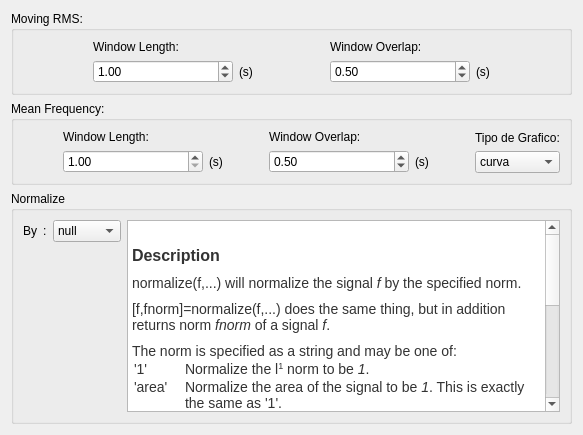
      <widget class="QWidget" name="tab">
       <attribute name="title">
        <string>Otros</string>
       </attribute>
       <layout class="QGridLayout" name="gridLayout_24">
        <item row="1" column="0" colspan="2">
         <widget class="QGroupBox" name="gbMeanFrequency">
          <property name="title">
           <string>Mean Frequency:</string>
          </property>
          <layout class="QGridLayout" name="gridLayout_23">
           <item row="0" column="5">
            <layout class="QVBoxLayout" name="verticalLayout_11">
             <item>
              <widget class="QLabel" name="label_15">
               <property name="text">
                <string>Tipo de Grafico:</string>
               </property>
              </widget>
             </item>
             <item>
              <widget class="QComboBox" name="comboTipo_MeanFreq">
               <item>
                <property name="text">
                 <string>curva</string>
                </property>
               </item>
               <item>
                <property name="text">
                 <string>colormap</string>
                </property>
               </item>
              </widget>
             </item>
            </layout>
           </item>
           <item row="0" column="1">
            <layout class="QVBoxLayout" name="verticalLayout_10">
             <item>
              <widget class="QLabel" name="label_13">
               <property name="text">
                <string>Window Length:</string>
               </property>
              </widget>
             </item>
             <item>
              <layout class="QHBoxLayout" name="horizontalLayout_25">
               <item>
                <widget class="QDoubleSpinBox" name="MeanFreq_Length">
                 <property name="minimumSize">
                  <size>
                   <width>140</width>
                   <height>0</height>
                  </size>
                 </property>
                 <property name="minimum">
                  <double>1.000000000000000</double>
                 </property>
                 <property name="value">
                  <double>1.000000000000000</double>
                 </property>
                </widget>
               </item>
               <item>
                <widget class="QLabel" name="label_14">
                 <property name="text">
                  <string>(s)</string>
                 </property>
                </widget>
               </item>
              </layout>
             </item>
            </layout>
           </item>
           <item row="0" column="2">
            <spacer name="horizontalSpacer_10">
             <property name="orientation">
              <enum>Qt::Horizontal</enum>
             </property>
             <property name="sizeHint" stdset="0">
              <size>
               <width>40</width>
               <height>20</height>
              </size>
             </property>
            </spacer>
           </item>
           <item row="0" column="3">
            <layout class="QVBoxLayout" name="verticalLayout_9">
             <item>
              <widget class="QLabel" name="label_11">
               <property name="text">
                <string>Window Overlap:</string>
               </property>
              </widget>
             </item>
             <item>
              <layout class="QHBoxLayout" name="horizontalLayout_24">
               <item>
                <widget class="QDoubleSpinBox" name="MeanFreq_overlap">
                 <property name="minimumSize">
                  <size>
                   <width>140</width>
                   <height>0</height>
                  </size>
                 </property>
                 <property name="value">
                  <double>0.500000000000000</double>
                 </property>
                </widget>
               </item>
               <item>
                <widget class="QLabel" name="label_12">
                 <property name="text">
                  <string>(s)</string>
                 </property>
                </widget>
               </item>
              </layout>
             </item>
            </layout>
           </item>
           <item row="0" column="0">
            <spacer name="horizontalSpacer_9">
             <property name="orientation">
              <enum>Qt::Horizontal</enum>
             </property>
             <property name="sizeHint" stdset="0">
              <size>
               <width>40</width>
               <height>20</height>
              </size>
             </property>
            </spacer>
           </item>
           <item row="0" column="4">
            <spacer name="horizontalSpacer_11">
             <property name="orientation">
              <enum>Qt::Horizontal</enum>
             </property>
             <property name="sizeHint" stdset="0">
              <size>
               <width>40</width>
               <height>20</height>
              </size>
             </property>
            </spacer>
           </item>
          </layout>
         </widget>
        </item>
        <item row="0" column="0" colspan="2">
         <widget class="QGroupBox" name="gbMovingRMS">
          <property name="title">
           <string>Moving RMS:</string>
          </property>
          <layout class="QGridLayout" name="gridLayout_12">
           <item row="0" column="4">
            <spacer name="horizontalSpacer_5">
             <property name="orientation">
              <enum>Qt::Horizontal</enum>
             </property>
             <property name="sizeHint" stdset="0">
              <size>
               <width>40</width>
               <height>20</height>
              </size>
             </property>
            </spacer>
           </item>
           <item row="0" column="2">
            <spacer name="horizontalSpacer_3">
             <property name="orientation">
              <enum>Qt::Horizontal</enum>
             </property>
             <property name="sizeHint" stdset="0">
              <size>
               <width>40</width>
               <height>20</height>
              </size>
             </property>
            </spacer>
           </item>
           <item row="0" column="3">
            <layout class="QVBoxLayout" name="verticalLayout">
             <item>
              <widget class="QLabel" name="label_3">
               <property name="text">
                <string>Window Overlap:</string>
               </property>
              </widget>
             </item>
             <item>
              <layout class="QHBoxLayout" name="horizontalLayout_10">
               <item>
                <widget class="QDoubleSpinBox" name="RMS_overlap">
                 <property name="minimumSize">
                  <size>
                   <width>140</width>
                   <height>0</height>
                  </size>
                 </property>
                 <property name="minimum">
                  <double>0.000000000000000</double>
                 </property>
                 <property name="maximum">
                  <double>120.000000000000000</double>
                 </property>
                 <property name="singleStep">
                  <double>0.100000000000000</double>
                 </property>
                 <property name="value">
                  <double>0.500000000000000</double>
                 </property>
                </widget>
               </item>
               <item>
                <widget class="QLabel" name="label_4">
                 <property name="text">
                  <string>(s)</string>
                 </property>
                </widget>
               </item>
              </layout>
             </item>
            </layout>
           </item>
           <item row="0" column="1">
            <layout class="QVBoxLayout" name="verticalLayout_4">
             <item>
              <widget class="QLabel" name="label">
               <property name="text">
                <string>Window Length:</string>
               </property>
              </widget>
             </item>
             <item>
              <layout class="QHBoxLayout" name="horizontalLayout_12">
               <item>
                <widget class="QDoubleSpinBox" name="RMS_Length">
                 <property name="minimumSize">
                  <size>
                   <width>140</width>
                   <height>0</height>
                  </size>
                 </property>
                 <property name="maximum">
                  <double>120.000000000000000</double>
                 </property>
                 <property name="value">
                  <double>1.000000000000000</double>
                 </property>
                </widget>
               </item>
               <item>
                <widget class="QLabel" name="label_2">
                 <property name="text">
                  <string>(s)</string>
                 </property>
                </widget>
               </item>
              </layout>
             </item>
            </layout>
           </item>
           <item row="0" column="0">
            <spacer name="horizontalSpacer_4">
             <property name="orientation">
              <enum>Qt::Horizontal</enum>
             </property>
             <property name="sizeHint" stdset="0">
              <size>
               <width>40</width>
               <height>20</height>
              </size>
             </property>
            </spacer>
           </item>
          </layout>
         </widget>
        </item>
        <item row="2" column="0" colspan="2">
         <widget class="QGroupBox" name="gbNormalize">
          <property name="title">
           <string>Normalize</string>
          </property>
          <layout class="QGridLayout" name="gridLayout_13">
           <item row="0" column="0">
            <layout class="QVBoxLayout" name="verticalLayout_5">
             <item>
              <layout class="QHBoxLayout" name="horizontalLayout_8">
               <item>
                <widget class="QLabel" name="label_7">
                 <property name="text">
                  <string>By</string>
                 </property>
                </widget>
               </item>
               <item>
                <widget class="QLabel" name="label_9">
                 <property name="text">
                  <string>:</string>
                 </property>
                </widget>
               </item>
               <item>
                <widget class="QComboBox" name="Normalize_value">
                 <item>
                  <property name="text">
                   <string>null</string>
                  </property>
                 </item>
                 <item>
                  <property name="text">
                   <string>rms</string>
                  </property>
                 </item>
                 <item>
                  <property name="text">
                   <string>energy</string>
                  </property>
                 </item>
                 <item>
                  <property name="text">
                   <string>area</string>
                  </property>
                 </item>
                 <item>
                  <property name="text">
                   <string>inf</string>
                  </property>
                 </item>
                 <item>
                  <property name="text">
                   <string>peak</string>
                  </property>
                 </item>
                 <item>
                  <property name="text">
                   <string>s0</string>
                  </property>
                 </item>
                 <item>
                  <property name="text">
                   <string>wav</string>
                  </property>
                 </item>
                 <item>
                  <property name="text">
                   <string>1</string>
                  </property>
                 </item>
                 <item>
                  <property name="text">
                   <string>2</string>
                  </property>
                 </item>
                </widget>
               </item>
              </layout>
             </item>
             <item>
              <spacer name="verticalSpacer_9">
               <property name="orientation">
                <enum>Qt::Vertical</enum>
               </property>
               <property name="sizeHint" stdset="0">
                <size>
                 <width>20</width>
                 <height>40</height>
                </size>
               </property>
              </spacer>
             </item>
            </layout>
           </item>
           <item row="0" column="1">
            <widget class="QTextEdit" name="Normalize_Description">
             <property name="font">
              <font>
               <pointsize>8</pointsize>
              </font>
             </property>
             <property name="html">
              <string>&lt;!DOCTYPE HTML PUBLIC &quot;-//W3C//DTD HTML 4.0//EN&quot; &quot;http://www.w3.org/TR/REC-html40/strict.dtd&quot;&gt;
&lt;html&gt;&lt;head&gt;&lt;meta name=&quot;qrichtext&quot; content=&quot;1&quot; /&gt;&lt;style type=&quot;text/css&quot;&gt;
p, li { white-space: pre-wrap; }
&lt;/style&gt;&lt;/head&gt;&lt;body style=&quot; font-family:'MS Shell Dlg 2'; font-size:8pt; font-weight:400; font-style:normal;&quot;&gt;
&lt;p style=&quot; margin-top:10px; margin-bottom:10px; margin-left:0px; margin-right:0px; -qt-block-indent:0; text-indent:0px; line-height:40px; background-color:#ffffff;&quot;&gt;&lt;span style=&quot; font-family:'Helvetica Neue,Helvetica,Arial,sans-serif'; font-size:x-large; font-weight:600; color:#333333; background-color:#ffffff;&quot;&gt;Description&lt;/span&gt;&lt;/p&gt;
&lt;p style=&quot; margin-top:0px; margin-bottom:10px; margin-left:0px; margin-right:0px; -qt-block-indent:0; text-indent:0px; background-color:#ffffff;&quot;&gt;&lt;span style=&quot; font-family:'Courier New,courier'; font-size:14px; color:#333333;&quot;&gt;normalize(f,...)&lt;/span&gt;&lt;span style=&quot; font-family:'Helvetica Neue,Helvetica,Arial,sans-serif'; font-size:14px; color:#333333;&quot;&gt; will normalize the signal &lt;/span&gt;&lt;span style=&quot; font-family:'Helvetica Neue,Helvetica,Arial,sans-serif'; font-size:14px; font-style:italic; color:#333333;&quot;&gt;f&lt;/span&gt;&lt;span style=&quot; font-family:'Helvetica Neue,Helvetica,Arial,sans-serif'; font-size:14px; color:#333333;&quot;&gt; by the specified norm.&lt;/span&gt;&lt;/p&gt;
&lt;p style=&quot; margin-top:0px; margin-bottom:10px; margin-left:0px; margin-right:0px; -qt-block-indent:0; text-indent:0px; background-color:#ffffff;&quot;&gt;&lt;span style=&quot; font-family:'Courier New,courier'; font-size:14px; color:#333333;&quot;&gt;[f,fnorm]=normalize(f,...)&lt;/span&gt;&lt;span style=&quot; font-family:'Helvetica Neue,Helvetica,Arial,sans-serif'; font-size:14px; color:#333333;&quot;&gt; does the same thing, but in addition returns norm &lt;/span&gt;&lt;span style=&quot; font-family:'Helvetica Neue,Helvetica,Arial,sans-serif'; font-size:14px; font-style:italic; color:#333333;&quot;&gt;fnorm&lt;/span&gt;&lt;span style=&quot; font-family:'Helvetica Neue,Helvetica,Arial,sans-serif'; font-size:14px; color:#333333;&quot;&gt; of a signal &lt;/span&gt;&lt;span style=&quot; font-family:'Helvetica Neue,Helvetica,Arial,sans-serif'; font-size:14px; font-style:italic; color:#333333;&quot;&gt;f&lt;/span&gt;&lt;span style=&quot; font-family:'Helvetica Neue,Helvetica,Arial,sans-serif'; font-size:14px; color:#333333;&quot;&gt;.&lt;/span&gt;&lt;/p&gt;
&lt;p style=&quot; margin-top:0px; margin-bottom:10px; margin-left:0px; margin-right:0px; -qt-block-indent:0; text-indent:0px; background-color:#ffffff;&quot;&gt;&lt;span style=&quot; font-family:'Helvetica Neue,Helvetica,Arial,sans-serif'; font-size:14px; color:#333333; background-color:#ffffff;&quot;&gt;The norm is specified as a string and may be one of:&lt;/span&gt;&lt;/p&gt;
&lt;table border=&quot;0&quot; style=&quot; margin-top:0px; margin-bottom:0px; margin-left:0px; margin-right:0px;&quot; cellspacing=&quot;2&quot; cellpadding=&quot;0&quot; bgcolor=&quot;#ffffff&quot;&gt;
&lt;tr&gt;
&lt;td style=&quot; vertical-align:top;&quot;&gt;
&lt;p style=&quot; margin-top:0px; margin-bottom:0px; margin-left:0px; margin-right:0px; -qt-block-indent:0; text-indent:0px;&quot;&gt;&lt;span style=&quot; font-family:'Courier New,courier'; font-size:14px; color:#333333;&quot;&gt;'1'&lt;/span&gt;&lt;/p&gt;&lt;/td&gt;
&lt;td style=&quot; vertical-align:top;&quot;&gt;
&lt;p style=&quot; margin-top:0px; margin-bottom:0px; margin-left:0px; margin-right:0px; -qt-block-indent:0; text-indent:0px;&quot;&gt;&lt;span style=&quot; font-family:'Helvetica Neue,Helvetica,Arial,sans-serif'; font-size:14px; color:#333333;&quot;&gt;Normalize the l&lt;/span&gt;&lt;span style=&quot; font-family:'Helvetica Neue,Helvetica,Arial,sans-serif'; font-size:14px; color:#333333; vertical-align:super;&quot;&gt;1&lt;/span&gt;&lt;span style=&quot; font-family:'Helvetica Neue,Helvetica,Arial,sans-serif'; font-size:14px; color:#333333;&quot;&gt; norm to be &lt;/span&gt;&lt;span style=&quot; font-family:'Helvetica Neue,Helvetica,Arial,sans-serif'; font-size:14px; font-style:italic; color:#333333;&quot;&gt;1&lt;/span&gt;&lt;span style=&quot; font-family:'Helvetica Neue,Helvetica,Arial,sans-serif'; font-size:14px; color:#333333;&quot;&gt;.&lt;/span&gt;&lt;/p&gt;&lt;/td&gt;&lt;/tr&gt;
&lt;tr&gt;
&lt;td style=&quot; vertical-align:top;&quot;&gt;
&lt;p style=&quot; margin-top:0px; margin-bottom:0px; margin-left:0px; margin-right:0px; -qt-block-indent:0; text-indent:0px;&quot;&gt;&lt;span style=&quot; font-family:'Courier New,courier'; font-size:14px; color:#333333;&quot;&gt;'area'&lt;/span&gt;&lt;/p&gt;&lt;/td&gt;
&lt;td style=&quot; vertical-align:top;&quot;&gt;
&lt;p style=&quot; margin-top:0px; margin-bottom:0px; margin-left:0px; margin-right:0px; -qt-block-indent:0; text-indent:0px;&quot;&gt;&lt;span style=&quot; font-family:'Helvetica Neue,Helvetica,Arial,sans-serif'; font-size:14px; color:#333333;&quot;&gt;Normalize the area of the signal to be &lt;/span&gt;&lt;span style=&quot; font-family:'Helvetica Neue,Helvetica,Arial,sans-serif'; font-size:14px; font-style:italic; color:#333333;&quot;&gt;1&lt;/span&gt;&lt;span style=&quot; font-family:'Helvetica Neue,Helvetica,Arial,sans-serif'; font-size:14px; color:#333333;&quot;&gt;. This is exactly the same as &lt;/span&gt;&lt;span style=&quot; font-family:'Courier New,courier'; font-size:14px; color:#333333;&quot;&gt;'1'&lt;/span&gt;&lt;span style=&quot; font-family:'Helvetica Neue,Helvetica,Arial,sans-serif'; font-size:14px; color:#333333;&quot;&gt;.&lt;/span&gt;&lt;/p&gt;&lt;/td&gt;&lt;/tr&gt;
&lt;tr&gt;
&lt;td style=&quot; vertical-align:top;&quot;&gt;
&lt;p style=&quot; margin-top:0px; margin-bottom:0px; margin-left:0px; margin-right:0px; -qt-block-indent:0; text-indent:0px;&quot;&gt;&lt;span style=&quot; font-family:'Courier New,courier'; font-size:14px; color:#333333;&quot;&gt;'2'&lt;/span&gt;&lt;/p&gt;&lt;/td&gt;
&lt;td style=&quot; vertical-align:top;&quot;&gt;
&lt;p style=&quot; margin-top:0px; margin-bottom:0px; margin-left:0px; margin-right:0px; -qt-block-indent:0; text-indent:0px;&quot;&gt;&lt;span style=&quot; font-family:'Helvetica Neue,Helvetica,Arial,sans-serif'; font-size:14px; color:#333333;&quot;&gt;Normalize the l&lt;/span&gt;&lt;span style=&quot; font-family:'Helvetica Neue,Helvetica,Arial,sans-serif'; font-size:14px; color:#333333; vertical-align:super;&quot;&gt;2&lt;/span&gt;&lt;span style=&quot; font-family:'Helvetica Neue,Helvetica,Arial,sans-serif'; font-size:14px; color:#333333;&quot;&gt; norm to be &lt;/span&gt;&lt;span style=&quot; font-family:'Helvetica Neue,Helvetica,Arial,sans-serif'; font-size:14px; font-style:italic; color:#333333;&quot;&gt;1&lt;/span&gt;&lt;span style=&quot; font-family:'Helvetica Neue,Helvetica,Arial,sans-serif'; font-size:14px; color:#333333;&quot;&gt;.&lt;/span&gt;&lt;/p&gt;&lt;/td&gt;&lt;/tr&gt;
&lt;tr&gt;
&lt;td style=&quot; vertical-align:top;&quot;&gt;
&lt;p style=&quot; margin-top:0px; margin-bottom:0px; margin-left:0px; margin-right:0px; -qt-block-indent:0; text-indent:0px;&quot;&gt;&lt;span style=&quot; font-family:'Courier New,courier'; font-size:14px; color:#333333;&quot;&gt;'energy'&lt;/span&gt;&lt;/p&gt;&lt;/td&gt;
&lt;td style=&quot; vertical-align:top;&quot;&gt;
&lt;p style=&quot; margin-top:0px; margin-bottom:0px; margin-left:0px; margin-right:0px; -qt-block-indent:0; text-indent:0px;&quot;&gt;&lt;span style=&quot; font-family:'Helvetica Neue,Helvetica,Arial,sans-serif'; font-size:14px; color:#333333;&quot;&gt;Normalize the energy of the signal to be &lt;/span&gt;&lt;span style=&quot; font-family:'Helvetica Neue,Helvetica,Arial,sans-serif'; font-size:14px; font-style:italic; color:#333333;&quot;&gt;1&lt;/span&gt;&lt;span style=&quot; font-family:'Helvetica Neue,Helvetica,Arial,sans-serif'; font-size:14px; color:#333333;&quot;&gt;. This is exactly the same as &lt;/span&gt;&lt;span style=&quot; font-family:'Courier New,courier'; font-size:14px; color:#333333;&quot;&gt;'2'&lt;/span&gt;&lt;span style=&quot; font-family:'Helvetica Neue,Helvetica,Arial,sans-serif'; font-size:14px; color:#333333;&quot;&gt;.&lt;/span&gt;&lt;/p&gt;&lt;/td&gt;&lt;/tr&gt;
&lt;tr&gt;
&lt;td style=&quot; vertical-align:top;&quot;&gt;
&lt;p style=&quot; margin-top:0px; margin-bottom:0px; margin-left:0px; margin-right:0px; -qt-block-indent:0; text-indent:0px;&quot;&gt;&lt;span style=&quot; font-family:'Courier New,courier'; font-size:14px; color:#333333;&quot;&gt;'inf'&lt;/span&gt;&lt;/p&gt;&lt;/td&gt;
&lt;td style=&quot; vertical-align:top;&quot;&gt;
&lt;p style=&quot; margin-top:0px; margin-bottom:0px; margin-left:0px; margin-right:0px; -qt-block-indent:0; text-indent:0px;&quot;&gt;&lt;span style=&quot; font-family:'Helvetica Neue,Helvetica,Arial,sans-serif'; font-size:14px; color:#333333;&quot;&gt;Normalize the l&lt;/span&gt;&lt;span style=&quot; font-family:'Helvetica Neue,Helvetica,Arial,sans-serif'; font-size:14px; color:#333333; vertical-align:super;&quot;&gt;inf&lt;/span&gt;&lt;span style=&quot; font-family:'Helvetica Neue,Helvetica,Arial,sans-serif'; font-size:14px; color:#333333;&quot;&gt; norm to be &lt;/span&gt;&lt;span style=&quot; font-family:'Helvetica Neue,Helvetica,Arial,sans-serif'; font-size:14px; font-style:italic; color:#333333;&quot;&gt;1&lt;/span&gt;&lt;span style=&quot; font-family:'Helvetica Neue,Helvetica,Arial,sans-serif'; font-size:14px; color:#333333;&quot;&gt;.&lt;/span&gt;&lt;/p&gt;&lt;/td&gt;&lt;/tr&gt;
&lt;tr&gt;
&lt;td style=&quot; vertical-align:top;&quot;&gt;
&lt;p style=&quot; margin-top:0px; margin-bottom:0px; margin-left:0px; margin-right:0px; -qt-block-indent:0; text-indent:0px;&quot;&gt;&lt;span style=&quot; font-family:'Courier New,courier'; font-size:14px; color:#333333;&quot;&gt;'peak'&lt;/span&gt;&lt;/p&gt;&lt;/td&gt;
&lt;td style=&quot; vertical-align:top;&quot;&gt;
&lt;p style=&quot; margin-top:0px; margin-bottom:0px; margin-left:0px; margin-right:0px; -qt-block-indent:0; text-indent:0px;&quot;&gt;&lt;span style=&quot; font-family:'Helvetica Neue,Helvetica,Arial,sans-serif'; font-size:14px; color:#333333;&quot;&gt;Normalize the peak value of the signal to be &lt;/span&gt;&lt;span style=&quot; font-family:'Helvetica Neue,Helvetica,Arial,sans-serif'; font-size:14px; font-style:italic; color:#333333;&quot;&gt;1&lt;/span&gt;&lt;span style=&quot; font-family:'Helvetica Neue,Helvetica,Arial,sans-serif'; font-size:14px; color:#333333;&quot;&gt;. This is exactly the same as &lt;/span&gt;&lt;span style=&quot; font-family:'Courier New,courier'; font-size:14px; color:#333333;&quot;&gt;'inf'&lt;/span&gt;&lt;span style=&quot; font-family:'Helvetica Neue,Helvetica,Arial,sans-serif'; font-size:14px; color:#333333;&quot;&gt;.&lt;/span&gt;&lt;/p&gt;&lt;/td&gt;&lt;/tr&gt;
&lt;tr&gt;
&lt;td style=&quot; vertical-align:top;&quot;&gt;
&lt;p style=&quot; margin-top:0px; margin-bottom:0px; margin-left:0px; margin-right:0px; -qt-block-indent:0; text-indent:0px;&quot;&gt;&lt;span style=&quot; font-family:'Courier New,courier'; font-size:14px; color:#333333;&quot;&gt;'rms'&lt;/span&gt;&lt;/p&gt;&lt;/td&gt;
&lt;td style=&quot; vertical-align:top;&quot;&gt;
&lt;p style=&quot; margin-top:0px; margin-bottom:0px; margin-left:0px; margin-right:0px; -qt-block-indent:0; text-indent:0px;&quot;&gt;&lt;span style=&quot; font-family:'Helvetica Neue,Helvetica,Arial,sans-serif'; font-size:14px; color:#333333;&quot;&gt;Normalize the Root Mean Square (RMS) norm of the signal to be &lt;/span&gt;&lt;span style=&quot; font-family:'Helvetica Neue,Helvetica,Arial,sans-serif'; font-size:14px; font-style:italic; color:#333333;&quot;&gt;1&lt;/span&gt;&lt;span style=&quot; font-family:'Helvetica Neue,Helvetica,Arial,sans-serif'; font-size:14px; color:#333333;&quot;&gt;.&lt;/span&gt;&lt;/p&gt;&lt;/td&gt;&lt;/tr&gt;
&lt;tr&gt;
&lt;td style=&quot; vertical-align:top;&quot;&gt;
&lt;p style=&quot; margin-top:0px; margin-bottom:0px; margin-left:0px; margin-right:0px; -qt-block-indent:0; text-indent:0px;&quot;&gt;&lt;span style=&quot; font-family:'Courier New,courier'; font-size:14px; color:#333333;&quot;&gt;'s0'&lt;/span&gt;&lt;/p&gt;&lt;/td&gt;
&lt;td style=&quot; vertical-align:top;&quot;&gt;
&lt;p style=&quot; margin-top:0px; margin-bottom:0px; margin-left:0px; margin-right:0px; -qt-block-indent:0; text-indent:0px;&quot;&gt;&lt;span style=&quot; font-family:'Helvetica Neue,Helvetica,Arial,sans-serif'; font-size:14px; color:#333333;&quot;&gt;Normalize the S0-norm to be &lt;/span&gt;&lt;span style=&quot; font-family:'Helvetica Neue,Helvetica,Arial,sans-serif'; font-size:14px; font-style:italic; color:#333333;&quot;&gt;1&lt;/span&gt;&lt;span style=&quot; font-family:'Helvetica Neue,Helvetica,Arial,sans-serif'; font-size:14px; color:#333333;&quot;&gt;.&lt;/span&gt;&lt;/p&gt;&lt;/td&gt;&lt;/tr&gt;
&lt;tr&gt;
&lt;td style=&quot; vertical-align:top;&quot;&gt;
&lt;p style=&quot; margin-top:0px; margin-bottom:0px; margin-left:0px; margin-right:0px; -qt-block-indent:0; text-indent:0px;&quot;&gt;&lt;span style=&quot; font-family:'Courier New,courier'; font-size:14px; color:#333333;&quot;&gt;'wav'&lt;/span&gt;&lt;/p&gt;&lt;/td&gt;
&lt;td style=&quot; vertical-align:top;&quot;&gt;
&lt;p style=&quot; margin-top:0px; margin-bottom:0px; margin-left:0px; margin-right:0px; -qt-block-indent:0; text-indent:0px;&quot;&gt;&lt;span style=&quot; font-family:'Helvetica Neue,Helvetica,Arial,sans-serif'; font-size:14px; color:#333333;&quot;&gt;Normalize to the &lt;/span&gt;&lt;a name=&quot;MathJax-Element-4-Frame&quot;&gt;&lt;/a&gt;&lt;span style=&quot; font-family:'MathJax_Math-italic'; font-size:14px; color:#333333;&quot;&gt;l&lt;/span&gt;&lt;span style=&quot; font-family:'Helvetica Neue,Helvetica,Arial,sans-serif'; font-size:14px; color:#333333; vertical-align:super;&quot;&gt;inf&lt;/span&gt;&lt;span style=&quot; font-family:'Helvetica Neue,Helvetica,Arial,sans-serif'; font-size:14px; color:#333333;&quot;&gt; norm to be &lt;/span&gt;&lt;span style=&quot; font-family:'Helvetica Neue,Helvetica,Arial,sans-serif'; font-size:14px; font-style:italic; color:#333333;&quot;&gt;0.99&lt;/span&gt;&lt;span style=&quot; font-family:'Helvetica Neue,Helvetica,Arial,sans-serif'; font-size:14px; color:#333333;&quot;&gt; to avoid possible clipping introduced by the quantization procedure when saving as a wav file. This only works with floating point data types.&lt;/span&gt;&lt;/p&gt;&lt;/td&gt;&lt;/tr&gt;
&lt;tr&gt;
&lt;td style=&quot; vertical-align:top;&quot;&gt;
&lt;p style=&quot; margin-top:0px; margin-bottom:0px; margin-left:0px; margin-right:0px; -qt-block-indent:0; text-indent:0px;&quot;&gt;&lt;span style=&quot; font-family:'Courier New,courier'; font-size:14px; color:#333333;&quot;&gt;'null'&lt;/span&gt;&lt;/p&gt;&lt;/td&gt;
&lt;td style=&quot; vertical-align:top;&quot;&gt;
&lt;p style=&quot; margin-top:0px; margin-bottom:0px; margin-left:0px; margin-right:0px; -qt-block-indent:0; text-indent:0px;&quot;&gt;&lt;span style=&quot; font-family:'Helvetica Neue,Helvetica,Arial,sans-serif'; font-size:14px; color:#333333;&quot;&gt;Do NOT normalize, output is identical to input.&lt;/span&gt;&lt;/p&gt;&lt;/td&gt;&lt;/tr&gt;&lt;/table&gt;&lt;/body&gt;&lt;/html&gt;</string>
             </property>
            </widget>
           </item>
          </layout>
         </widget>
        </item>
       </layout>
      </widget>
